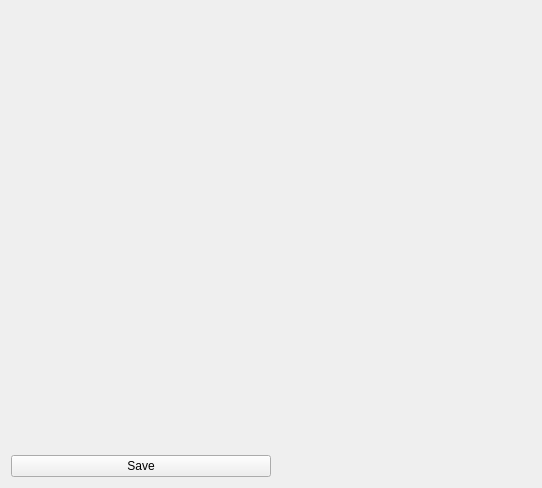
<?xml version="1.0" encoding="UTF-8"?>
<ui version="4.0">
 <class>ServerWindow</class>
 <widget class="QWidget" name="ServerWindow">
  <property name="geometry">
   <rect>
    <x>0</x>
    <y>0</y>
    <width>542</width>
    <height>488</height>
   </rect>
  </property>
  <property name="windowTitle">
   <string>Form</string>
  </property>
  <layout class="QGridLayout" name="gridLayout">
   <item row="0" column="0">
    <layout class="QHBoxLayout" name="horizontalLayout">
     <item>
      <layout class="QVBoxLayout" name="verticalLayout">
       <item>
        <spacer name="verticalSpacer">
         <property name="orientation">
          <enum>Qt::Vertical</enum>
         </property>
         <property name="sizeHint" stdset="0">
          <size>
           <width>20</width>
           <height>40</height>
          </size>
         </property>
        </spacer>
       </item>
       <item>
        <layout class="QHBoxLayout" name="horizontalLayout_4">
         <property name="leftMargin">
          <number>0</number>
         </property>
         <property name="topMargin">
          <number>0</number>
         </property>
         <property name="rightMargin">
          <number>0</number>
         </property>
         <property name="bottomMargin">
          <number>0</number>
         </property>
         <item>
          <spacer name="horizontalSpacer_2">
           <property name="orientation">
            <enum>Qt::Horizontal</enum>
           </property>
           <property name="sizeHint" stdset="0">
            <size>
             <width>40</width>
             <height>20</height>
            </size>
           </property>
          </spacer>
         </item>
         <item>
          <layout class="QVBoxLayout" name="playerCellsLayout"/>
         </item>
         <item>
          <spacer name="horizontalSpacer_3">
           <property name="orientation">
            <enum>Qt::Horizontal</enum>
           </property>
           <property name="sizeHint" stdset="0">
            <size>
             <width>40</width>
             <height>20</height>
            </size>
           </property>
          </spacer>
         </item>
        </layout>
       </item>
       <item>
        <spacer name="verticalSpacer_2">
         <property name="orientation">
          <enum>Qt::Vertical</enum>
         </property>
         <property name="sizeHint" stdset="0">
          <size>
           <width>20</width>
           <height>40</height>
          </size>
         </property>
        </spacer>
       </item>
       <item>
        <widget class="QPushButton" name="saveButton">
         <property name="text">
          <string>Save</string>
         </property>
        </widget>
       </item>
      </layout>
     </item>
     <item>
      <spacer name="horizontalSpacer">
       <property name="orientation">
        <enum>Qt::Horizontal</enum>
       </property>
       <property name="sizeHint" stdset="0">
        <size>
         <width>40</width>
         <height>20</height>
        </size>
       </property>
      </spacer>
     </item>
     <item>
      <layout class="QGridLayout" name="mapLayout"/>
     </item>
    </layout>
   </item>
  </layout>
 </widget>
 <resources/>
 <connections/>
</ui>
